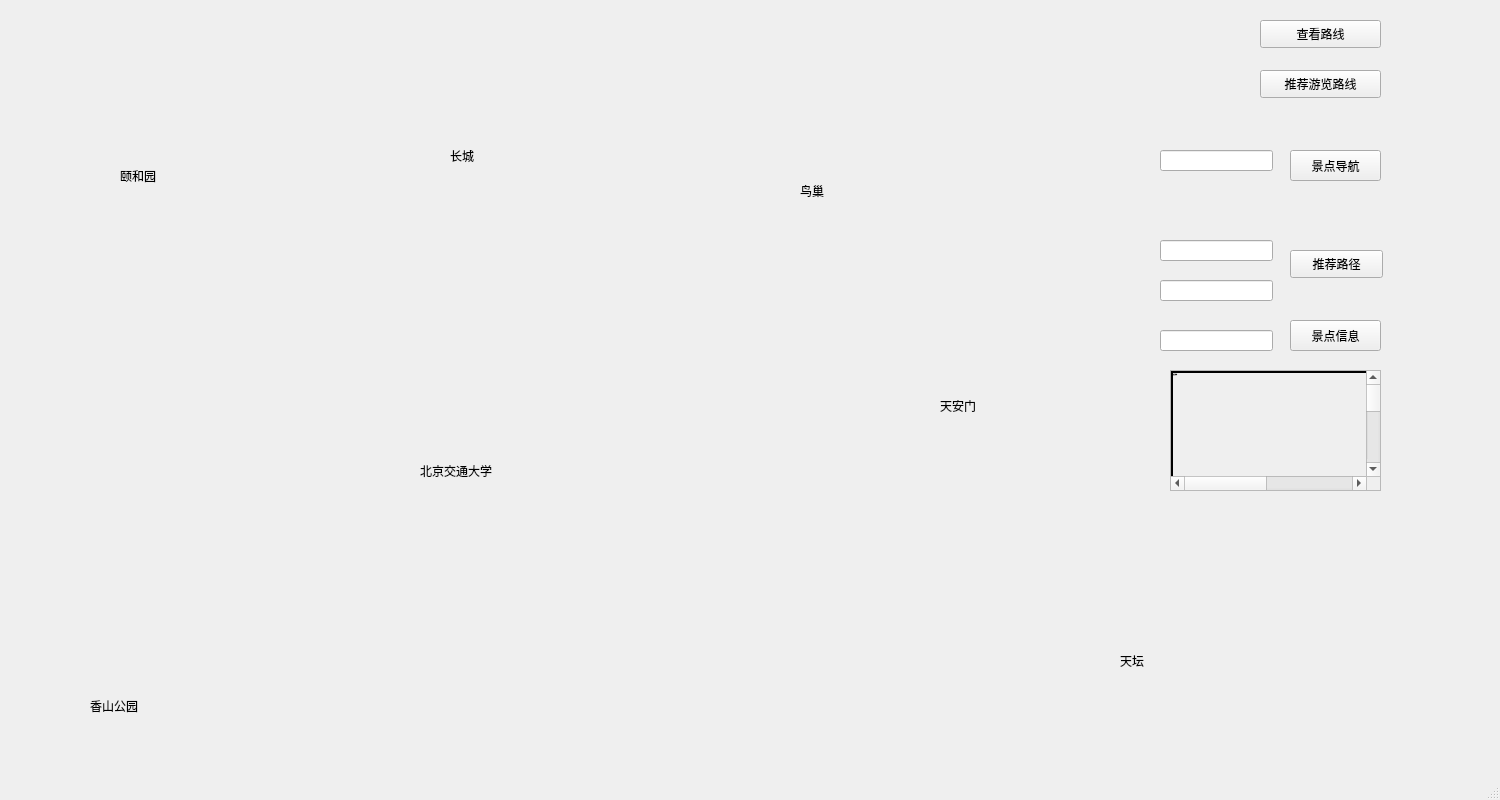
<?xml version="1.0" encoding="UTF-8"?>
<ui version="4.0">
 <class>MainWindow</class>
 <widget class="QMainWindow" name="MainWindow">
  <property name="geometry">
   <rect>
    <x>0</x>
    <y>0</y>
    <width>1500</width>
    <height>800</height>
   </rect>
  </property>
  <property name="windowTitle">
   <string>MainWindow</string>
  </property>
  <widget class="QWidget" name="centralwidget">
   <widget class="QLabel" name="spot1">
    <property name="geometry">
     <rect>
      <x>70</x>
      <y>50</y>
      <width>131</width>
      <height>111</height>
     </rect>
    </property>
    <property name="styleSheet">
     <string notr="true">QLabel{
background-image: url(&quot;D:/QT/program/scenicInfoManagement/颐和园.png&quot;);
}</string>
    </property>
    <property name="text">
     <string/>
    </property>
   </widget>
   <widget class="QLabel" name="spot7">
    <property name="geometry">
     <rect>
      <x>50</x>
      <y>600</y>
      <width>151</width>
      <height>81</height>
     </rect>
    </property>
    <property name="styleSheet">
     <string notr="true">QLabel{
background-image: url(&quot;D:/QT/program/scenicInfoManagement/香山公园.png&quot;);
}</string>
    </property>
    <property name="text">
     <string/>
    </property>
   </widget>
   <widget class="QLabel" name="spot2">
    <property name="geometry">
     <rect>
      <x>880</x>
      <y>230</y>
      <width>171</width>
      <height>141</height>
     </rect>
    </property>
    <property name="styleSheet">
     <string notr="true">QLabel{
background-image: url(&quot;D:/QT/program/scenicInfoManagement/天安门.png&quot;);
}</string>
    </property>
    <property name="text">
     <string/>
    </property>
   </widget>
   <widget class="QLabel" name="spot6">
    <property name="geometry">
     <rect>
      <x>1060</x>
      <y>520</y>
      <width>161</width>
      <height>121</height>
     </rect>
    </property>
    <property name="styleSheet">
     <string notr="true">QLabel{
background-image: url(&quot;D:/QT/program/scenicInfoManagement/天坛.png&quot;);
}</string>
    </property>
    <property name="text">
     <string/>
    </property>
   </widget>
   <widget class="QLabel" name="spot3">
    <property name="geometry">
     <rect>
      <x>380</x>
      <y>10</y>
      <width>171</width>
      <height>121</height>
     </rect>
    </property>
    <property name="styleSheet">
     <string notr="true">QLabel{
background-image: url(&quot;D:/QT/program/scenicInfoManagement/长城.png&quot;);
}</string>
    </property>
    <property name="text">
     <string/>
    </property>
   </widget>
   <widget class="QLabel" name="spot4">
    <property name="geometry">
     <rect>
      <x>720</x>
      <y>60</y>
      <width>201</width>
      <height>111</height>
     </rect>
    </property>
    <property name="styleSheet">
     <string notr="true">QLabel{
background-image: url(&quot;D:/QT/program/scenicInfoManagement/鸟巢.png&quot;);
}</string>
    </property>
    <property name="text">
     <string/>
    </property>
   </widget>
   <widget class="QLabel" name="spot5">
    <property name="geometry">
     <rect>
      <x>410</x>
      <y>320</y>
      <width>111</width>
      <height>131</height>
     </rect>
    </property>
    <property name="styleSheet">
     <string notr="true">QLabel{
background-image: url(&quot;D:/QT/program/scenicInfoManagement/学校.png&quot;);
}</string>
    </property>
    <property name="text">
     <string/>
    </property>
   </widget>
   <widget class="QPushButton" name="recommend">
    <property name="geometry">
     <rect>
      <x>1290</x>
      <y>250</y>
      <width>93</width>
      <height>28</height>
     </rect>
    </property>
    <property name="text">
     <string>推荐路径</string>
    </property>
   </widget>
   <widget class="QPushButton" name="recommendpath">
    <property name="geometry">
     <rect>
      <x>1260</x>
      <y>70</y>
      <width>121</width>
      <height>28</height>
     </rect>
    </property>
    <property name="text">
     <string>推荐游览路线</string>
    </property>
   </widget>
   <widget class="QPushButton" name="spotguide">
    <property name="geometry">
     <rect>
      <x>1290</x>
      <y>150</y>
      <width>91</width>
      <height>31</height>
     </rect>
    </property>
    <property name="text">
     <string>景点导航</string>
    </property>
   </widget>
   <widget class="QLabel" name="spot1_2">
    <property name="geometry">
     <rect>
      <x>120</x>
      <y>160</y>
      <width>51</width>
      <height>31</height>
     </rect>
    </property>
    <property name="styleSheet">
     <string notr="true"/>
    </property>
    <property name="text">
     <string>颐和园</string>
    </property>
   </widget>
   <widget class="QLabel" name="spot3_2">
    <property name="geometry">
     <rect>
      <x>450</x>
      <y>140</y>
      <width>51</width>
      <height>31</height>
     </rect>
    </property>
    <property name="styleSheet">
     <string notr="true"/>
    </property>
    <property name="text">
     <string>长城</string>
    </property>
   </widget>
   <widget class="QLabel" name="spot7_2">
    <property name="geometry">
     <rect>
      <x>90</x>
      <y>680</y>
      <width>72</width>
      <height>51</height>
     </rect>
    </property>
    <property name="text">
     <string>香山公园</string>
    </property>
   </widget>
   <widget class="QLabel" name="spot2_2">
    <property name="geometry">
     <rect>
      <x>940</x>
      <y>390</y>
      <width>51</width>
      <height>31</height>
     </rect>
    </property>
    <property name="text">
     <string>天安门</string>
    </property>
   </widget>
   <widget class="QLabel" name="spot4_2">
    <property name="geometry">
     <rect>
      <x>800</x>
      <y>180</y>
      <width>41</width>
      <height>21</height>
     </rect>
    </property>
    <property name="text">
     <string>鸟巢</string>
    </property>
   </widget>
   <widget class="QLabel" name="spot6_2">
    <property name="geometry">
     <rect>
      <x>1120</x>
      <y>650</y>
      <width>41</width>
      <height>21</height>
     </rect>
    </property>
    <property name="text">
     <string>天坛</string>
    </property>
   </widget>
   <widget class="QLabel" name="spot5_2">
    <property name="geometry">
     <rect>
      <x>420</x>
      <y>450</y>
      <width>101</width>
      <height>41</height>
     </rect>
    </property>
    <property name="text">
     <string>北京交通大学</string>
    </property>
   </widget>
   <widget class="QPushButton" name="display">
    <property name="geometry">
     <rect>
      <x>1260</x>
      <y>20</y>
      <width>121</width>
      <height>28</height>
     </rect>
    </property>
    <property name="text">
     <string>查看路线</string>
    </property>
   </widget>
   <widget class="QLineEdit" name="guide">
    <property name="geometry">
     <rect>
      <x>1160</x>
      <y>150</y>
      <width>113</width>
      <height>21</height>
     </rect>
    </property>
   </widget>
   <widget class="QLineEdit" name="start">
    <property name="geometry">
     <rect>
      <x>1160</x>
      <y>240</y>
      <width>113</width>
      <height>21</height>
     </rect>
    </property>
   </widget>
   <widget class="QLineEdit" name="end">
    <property name="geometry">
     <rect>
      <x>1160</x>
      <y>280</y>
      <width>113</width>
      <height>21</height>
     </rect>
    </property>
   </widget>
   <widget class="QLineEdit" name="search">
    <property name="geometry">
     <rect>
      <x>1160</x>
      <y>330</y>
      <width>113</width>
      <height>21</height>
     </rect>
    </property>
   </widget>
   <widget class="QPushButton" name="info">
    <property name="geometry">
     <rect>
      <x>1290</x>
      <y>320</y>
      <width>91</width>
      <height>31</height>
     </rect>
    </property>
    <property name="text">
     <string>景点信息</string>
    </property>
   </widget>
   <widget class="QLabel" name="spot1_3">
    <property name="geometry">
     <rect>
      <x>30</x>
      <y>20</y>
      <width>16</width>
      <height>16</height>
     </rect>
    </property>
    <property name="styleSheet">
     <string notr="true"/>
    </property>
    <property name="text">
     <string/>
    </property>
   </widget>
   <widget class="QLabel" name="spot3_3">
    <property name="geometry">
     <rect>
      <x>320</x>
      <y>20</y>
      <width>16</width>
      <height>16</height>
     </rect>
    </property>
    <property name="styleSheet">
     <string notr="true"/>
    </property>
    <property name="text">
     <string/>
    </property>
   </widget>
   <widget class="QLabel" name="spot4_3">
    <property name="geometry">
     <rect>
      <x>690</x>
      <y>50</y>
      <width>16</width>
      <height>16</height>
     </rect>
    </property>
    <property name="text">
     <string/>
    </property>
   </widget>
   <widget class="QLabel" name="spot7_3">
    <property name="geometry">
     <rect>
      <x>20</x>
      <y>590</y>
      <width>16</width>
      <height>16</height>
     </rect>
    </property>
    <property name="text">
     <string/>
    </property>
   </widget>
   <widget class="QLabel" name="spot5_3">
    <property name="geometry">
     <rect>
      <x>280</x>
      <y>290</y>
      <width>16</width>
      <height>16</height>
     </rect>
    </property>
    <property name="text">
     <string/>
    </property>
   </widget>
   <widget class="QLabel" name="spot2_3">
    <property name="geometry">
     <rect>
      <x>840</x>
      <y>250</y>
      <width>16</width>
      <height>16</height>
     </rect>
    </property>
    <property name="text">
     <string/>
    </property>
   </widget>
   <widget class="QLabel" name="spot6_3">
    <property name="geometry">
     <rect>
      <x>1000</x>
      <y>490</y>
      <width>16</width>
      <height>16</height>
     </rect>
    </property>
    <property name="text">
     <string/>
    </property>
   </widget>
   <widget class="QScrollArea" name="scrollArea_2">
    <property name="geometry">
     <rect>
      <x>1170</x>
      <y>370</y>
      <width>211</width>
      <height>121</height>
     </rect>
    </property>
    <property name="maximumSize">
     <size>
      <width>16777215</width>
      <height>16777215</height>
     </size>
    </property>
    <property name="contextMenuPolicy">
     <enum>Qt::DefaultContextMenu</enum>
    </property>
    <property name="sizeAdjustPolicy">
     <enum>QAbstractScrollArea::AdjustToContents</enum>
    </property>
    <property name="widgetResizable">
     <bool>true</bool>
    </property>
    <widget class="QWidget" name="scrollAreaWidgetContents_2">
     <property name="geometry">
      <rect>
       <x>0</x>
       <y>-490</y>
       <width>400</width>
       <height>500000</height>
      </rect>
     </property>
     <property name="minimumSize">
      <size>
       <width>400</width>
       <height>500000</height>
      </size>
     </property>
     <widget class="QLabel" name="information">
      <property name="geometry">
       <rect>
        <x>0</x>
        <y>0</y>
        <width>581</width>
        <height>1000</height>
       </rect>
      </property>
      <property name="minimumSize">
       <size>
        <width>300</width>
        <height>1000</height>
       </size>
      </property>
      <property name="font">
       <font>
        <family>微软雅黑</family>
        <pointsize>-1</pointsize>
        <weight>75</weight>
        <italic>true</italic>
        <bold>true</bold>
       </font>
      </property>
      <property name="cursor">
       <cursorShape>ArrowCursor</cursorShape>
      </property>
      <property name="styleSheet">
       <string notr="true">QLabel{
border-color: rgb(85, 255, 255);
border: 2px solid ;
font:bold italic 16px &quot;微软雅黑&quot;;
}</string>
      </property>
      <property name="text">
       <string>景点信息：</string>
      </property>
      <property name="alignment">
       <set>Qt::AlignLeading|Qt::AlignLeft|Qt::AlignTop</set>
      </property>
      <property name="wordWrap">
       <bool>true</bool>
      </property>
     </widget>
    </widget>
   </widget>
  </widget>
  <widget class="QMenuBar" name="menubar">
   <property name="geometry">
    <rect>
     <x>0</x>
     <y>0</y>
     <width>1500</width>
     <height>26</height>
    </rect>
   </property>
  </widget>
  <widget class="QStatusBar" name="statusbar"/>
 </widget>
 <resources/>
 <connections/>
</ui>
